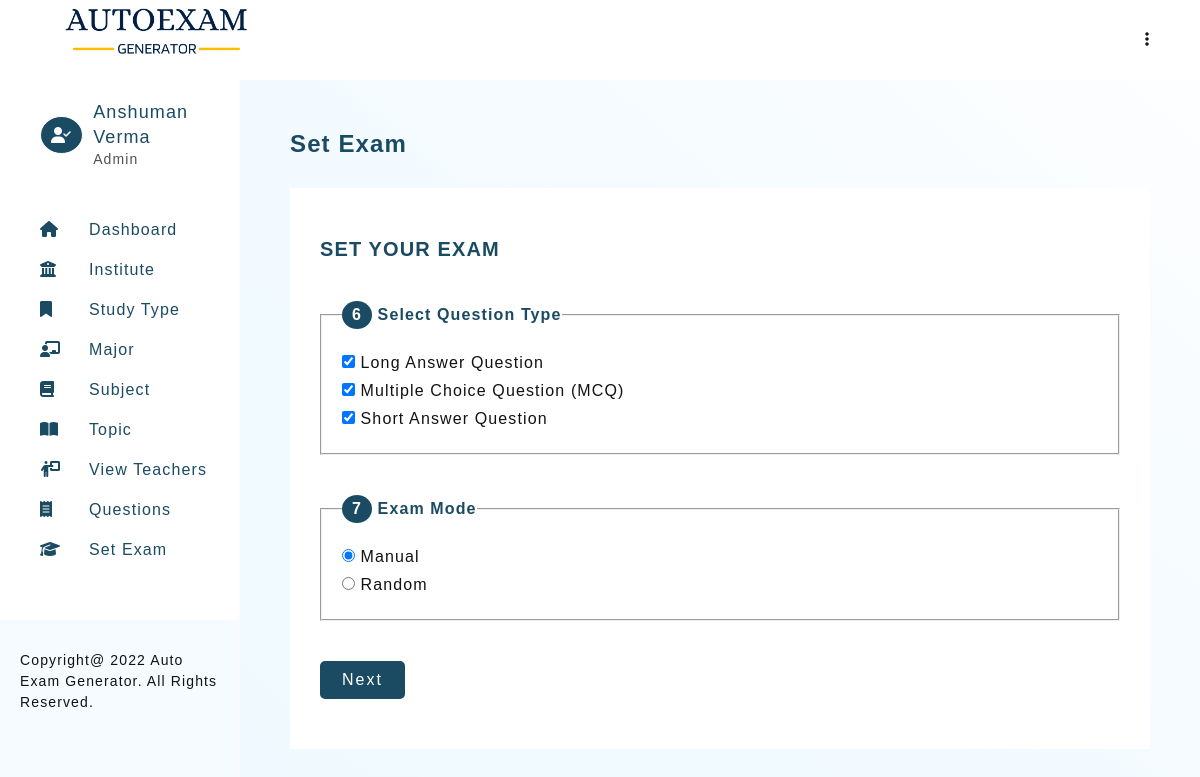
/autoexam/setExam-3.php?examId=93 (signed in), run on the app's committed database.
### tables this page shows
CREATE TABLE `teacher_profile` (
  `teacher_id` int(11) NOT NULL,
  `teacher_firstname` varchar(30) NOT NULL,
  `teacher_lastname` varchar(30) NOT NULL,
  `email` varchar(50) DEFAULT NULL,
  `password` varchar(100) NOT NULL,
  `type` enum('Admin','Teacher') NOT NULL DEFAULT 'Teacher',
  `addedOn` datetime DEFAULT current_timestamp()
);

CREATE TABLE `question_type` (
  `question_type_id` int(11) NOT NULL,
  `question_type_value` varchar(70) DEFAULT NULL,
  `question_abbr` varchar(30) DEFAULT NULL
);

### autoexam/includes/config.php (called while the page is built, shortened)
<?php
    $sitename = "Auto Exam Generator";

### autoexam/setExam-3.php (the view, shortened to what this page needs)
<?php
require_once './templates/header.php';
?>
<section>
    <h3 class="heading">Set Exam</h3>
    <div class="card">
        <?php
            if( isset($_GET['examId']))
            {
                $typeArr = [];
                $examQ = mysqli_query($connection, "SELECT * FROM `exam` WHERE `examId` = '$_GET[examId]'");
                $examR = mysqli_fetch_assoc($examQ);
                $mode = $examR['examMode'];
                $exTypeQ =mysqli_query($connection, "SELECT * FROM exam_type WHERE `examId`= '$_GET[examId]'");
                if(mysqli_num_rows($exTypeQ) >= 1)
                {
                    while($exTypeR = mysqli_fetch_assoc($exTypeQ))
                    {
                        $typeArr[] = $exTypeR['question_abbr'];
                    }
                }
                $questionTypeQ = mysqli_query($connection, "SELECT * FROM `question_type` ORDER BY `question_type_value`");
        ?>
        <div class="card-heading">
            <div>
                <h4 class="sub-heading">SET YOUR EXAM</h4>
            </div>
        </div>
        <form method="post" class="form-container g-xlarge">
            <fieldset class="form-box">
                <legend><span class="index">6</span> Select Question Type</legend>
                    <?php
                        if(mysqli_num_rows($questionTypeQ) >= 1 )
                        {
                            echo "<div class=\"radio-group-block form-group-length \" >";
                                while($questionTypeRow = mysqli_fetch_assoc($questionTypeQ))
                                {
                                    if( in_array($questionTypeRow['question_abbr'], $typeArr) )
                                    {
                                        echo "
                                        <div class=\"radio-group\">
                                            <input type=\"checkbox\" name=\"type[]\" id=\"type$questionTypeRow[question_type_value]\" value=\"$questionTypeRow[question_abbr]\" checked>
                                            <label for=\"type$questionTypeRow[question_type_value]\">$questionTypeRow[question_type_value]</label>
                                        </div>
                                        ";
                                    }
                                }
                            echo "</div>";
                        }
                    ?>
            </fieldset>
            <fieldset class="form-box">
                <legend><span class="index">7</span> Exam Mode</legend>
                <div class="radio-group-block">
                    <?php
                        $examModeArr = ['Manual', 'Random'];
                        foreach($examModeArr as $value)
                        {
                            if($mode == $value)
                            {
                                echo "
                                    <div class=\"radio-group\">
                                        <input type=\"radio\" name=\"mode\" id=\"$value\" value=\"$value\" required checked>
                                        <label for=\"$value\">$value</label>
                                    </div>
                                ";
                            }
                            else
                            {
                                echo "
                                    <div class=\"radio-group\">
                                        <input type=\"radio\" name=\"mode\" id=\"$value\" value=\"$value\" required>
                                        <label for=\"$value\">$value</label>
                                    </div>
                                ";
                            }
                        }
                    ?>
                </div>
            </fieldset>
            <div>
                <button type="submit" name="submit" class="btn btn-green">Next</button>
            </div>
        </form>
        <?php
            }
            else
            {
                echo "Oops! Something went wrong. Please try again later.";
            }
        ?>
    </div>
</section>
<?php
    require_once './templates/footer.php';
?>

### autoexam/templates/header.php (shortened to what this page needs)
<?php
    require './includes/config.php';
    require_once './includes/connection.php';
    if(isset($_SESSION['user']))
    {
        $userQuery = mysqli_query($connection, "SELECT * FROM teacher_profile WHERE email = '$_SESSION[user]'");
        $userRow = mysqli_fetch_assoc($userQuery);
    }
?>
<!DOCTYPE html>
<html lang="en">
<head>
    <link rel="stylesheet" href="./assets/css/main.css">
    <link rel="stylesheet" href="./assets/css/style.css">
    <link rel="stylesheet" href="https://cdnjs.cloudflare.com/ajax/libs/font-awesome/6.1.1/css/all.min.css">
</head>
<body>
    <header class="admin-header">
        <h1 class="title">
            <img src="./assets/images/logo.png" alt="Auto Exam Generator" height="60px">
        </h1>
        <div>
            <ul>
                <li class="dropmenu">
                    <a href="#"><i class="fa-solid fa-ellipsis-vertical"></i></a>
                </li>
            </ul>
        </div>
    </header>
    <aside id="asideMenu">
        <div class="profile-header" id="profile-header2">
            <?php
                if($_SESSION['userType'] == 'Admin')
                {
                    echo "<i class=\"fa-solid fa-user-check\"></i>";
                }
                else
                {
                    echo "<i class=\"fa-solid fa-user\"></i>";
                }
            ?>
            <div>
                <h2>
                    <?=
                        $userRow['teacher_firstname'] ." ". $userRow['teacher_lastname']
                    ?>
                </h2>
                <p> <?=  $_SESSION['userType']; ?> </p>
            </div>
        </div>
        <section id="nav-header">
            <nav>
                <ul class="navbar">
                    <li><a href="dashboard.php"><i class="fa-solid fa-house"></i><span>Dashboard</span></a></li>
                            <li><a href="institute-view.php"><i class="fa-solid fa-building-columns"></i><span>Institute</span></a></li>
                            <li><a href="studyType-view.php"><i class="fa-solid fa-bookmark"></i><span>Study Type</span></a></li>
                            <li><a href="major-view.php"><i class="fa-solid fa-chalkboard-user"></i><span>Major</span></a></li>
                            <li><a href="subject-view.php"><i class="fa-solid fa-book"></i><span>Subject</span></a></li>
                            <li><a href="topic-view.php"><i class="fa-solid fa-book-open"></i><span>Topic</span></a></li>
                    <?php
                        if($_SESSION['userType'] == 'Admin')
                        {
                    ?>
                            <li><a href="teacher-view.php"><i class="fa-solid fa-person-chalkboard"></i><span>View Teachers</span></a></li>
                    <?php
                        }
                    ?>
                    <li><a href="question-view.php"><i class="fa-solid fa-receipt"></i><span>Questions</span></a></li>
                    <li><a href="setExam-1.php"><i class="fa-solid fa-graduation-cap"></i><span>Set Exam</span></a></li>
                </ul>
            </nav>
        </section>
        <footer class="copyright">Copyright@
            <?= date("Y"); ?>
            <?= $sitename; ?>. All Rights Reserved.
        </footer>
    </aside>
    <main>

### autoexam/assets/css/main.css (style rules this page uses)
* { margin: 0; padding: 0; box-sizing: border-box; }
body { font-family: 'Gill Sans', 'Gill Sans MT', Calibri, 'Trebuchet MS', sans-serif; color: #121212; letter-spacing: 0.07em; }
html { scroll-behavior: smooth; }
a { text-decoration: none; }
ul { list-style: none; }
.btn { padding: 8px 20px; border-radius: 5px; transition: all 0.2s; letter-spacing: 2px; font-size: 16px; }
.btn-green { background-color: #1a4b63; color: #fff; border: solid 2px #1a4b63; }

### autoexam/assets/css/style.css (style rules this page uses)
:root { --primary-color: #1a4b63; }
body { color: #121212; }
.admin-header { padding: 0 50px; background-color: #fff; display: flex; justify-content: space-between; width: 100%; z-index: 12; height: 10vh; line-height: 10vh; position: fixed; top: 0; left: 0; }
.admin-header .dropmenu { position: relative; text-align: right; }
.admin-header .dropmenu a { color: #121212; }
aside { width: 50%; background-color: #fff; height: 100%; overflow: auto; position: fixed; display: flex; flex-direction: column; justify-content: space-between; border-right: solid 1px rgb(255, 249, 249); display: none; background-color: #f6fbff; }
aside > #nav-header { padding: 20px 20px 50px 40px; display: grid; grid-template-columns: 1fr; row-gap: 20px; align-content: start; background-color: #fff; }
h1.title { color: var(--primary-color); font-size: 18px; }
.profile-header { display: flex; justify-content: flex-start; align-items: center; line-height: 1.4; padding: 20px 20px 20px 40px; background-color: #fff; }
.profile-header > i { border-radius: 50%; color: #fff; border: solid 1px; padding: 10px; background-color: var(--primary-color); margin-right: 10px; }
.profile-header > div > h2 { color: var(--primary-color); font-size: 18px; font-weight: normal; }
.profile-header > div > p { color: #515151; font-size: 14px; }
aside > #nav-header > nav > ul { line-height: 2.5; }
aside > #nav-header > nav > ul > li > a { color: var(--primary-color); font-size: 16px; display: block; }
aside > #nav-header > nav > ul > li > a > i { display: inline-block; width: 30px; }
aside > #nav-header > nav > ul > li > a > span { margin-left: 19px; }
aside > footer { background-color: #f6fbff; padding: 30px 20px 30px; line-height: 1.5; font-size: 14px; }
main { background-image: linear-gradient(to right top, #f0f9ff, #f0f9ff, #f0faff, #f1faff, #f1faff, #f2faff, #f4fbff, #f5fbff, #f7fcff, #f9fcff, #fbfdff, #fdfeff); min-height: 100vh; padding: 50px 50px; margin-top: 10vh; }
main > section { margin-bottom: 100px; }
.heading { color: var(--primary-color); margin-bottom: 30px; font-size: 24px; font-weight: 600; }
.sub-heading { color: var(--primary-color); margin-bottom: 10px; font-size: 20px; font-weight: 600; }
.card { background-color: #fff; padding: 50px 30px; }
.card-heading { display: flex; justify-content: space-between; align-items: center; margin-bottom: 30px; flex-direction: column; }
.form-container { display: grid; grid-template-columns: 1fr; }
.g-xlarge { grid-gap: 40px; }
.form-container .radio-group { padding: 5px 0; }
.form-container > .form-box { padding: 20px; }
.form-container > .form-box > legend { font-weight: bold; color: var(--primary-color); }
.form-container > .form-box > legend > span { background-color: var(--primary-color); color: #fff; padding: 5px 10px; display: inline-block; border-radius: 50%; }
.form-group-length { max-height: 300px; overflow: auto; }
@media (min-width: 992px) { aside { display: block; width: 20%; } }
@media (min-width: 992px) { main { margin-left: 20%; width: 80%; } }
@media (min-width: 992px) { .card-heading { flex-direction: row; } }

### data on the page
teacher_profile: teacher_firstname "Anshuman", teacher_lastname "Verma"
question_type: question_type_value "Long Answer Question"
question_type: question_type_value "Multiple Choice Question (MCQ)"
question_type: question_type_value "Short Answer Question"

### other printed values
$_SESSION['userType'] "Admin"
$sitename "Auto Exam Generator"
$value "Manual"
$value "Random"
